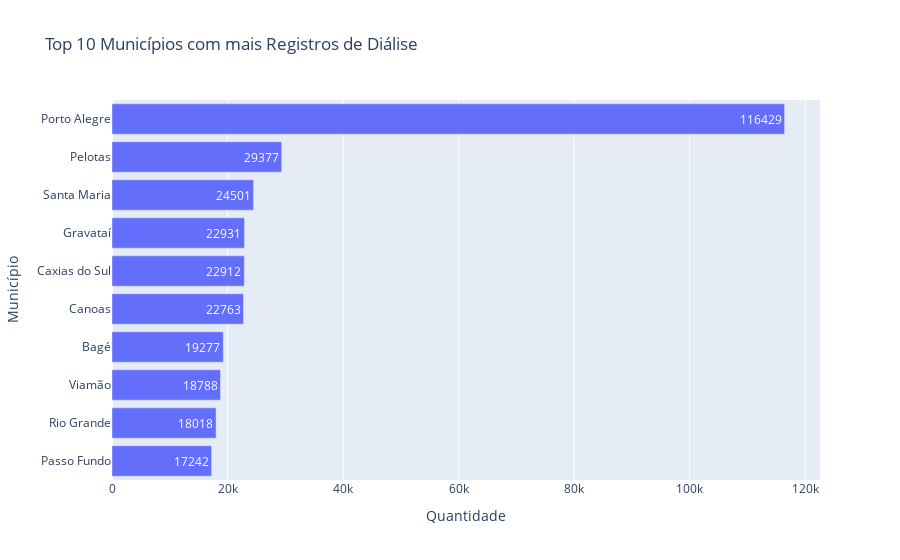

Here is the notebook cell this chart was saved with:
### Code cell
# Exemplo 1: Contagem por município (ajuste o nome da coluna)
top_municipios = df['MUNICIPIO'].value_counts().head(10).reset_index()
top_municipios.columns = ['Município', 'Quantidade']

fig = px.bar(
    top_municipios,
    x='Quantidade',
    y='Município',
    orientation='h',
    title='Top 10 Municípios com mais Registros de Diálise',
    text='Quantidade'
)
fig.update_layout(yaxis={'categoryorder': 'total ascending'})
fig.show()

### Figure 1 — Plotly figure (JSON) as saved in the notebook; plotly's stock layout.template omitted (floating-point values rounded to 4 significant figures)
{"data": [{"hovertemplate": "Quantidade=%{text}<br>Município=%{y}<extra></extra>", "legendgroup": "", "marker": {"color": "#636efa", "pattern": {"shape": ""}}, "name": "", "orientation": "h", "showlegend": false, "text": [116400.0, 29380.0, 24500.0, 22930.0, 22910.0, 22760.0, 19280.0, 18790.0, 18020.0, 17240.0], "textposition": "auto", "type": "bar", "x": [116429, 29377, 24501, 22931, 22912, 22763, 19277, 18788, 18018, 17242], "xaxis": "x", "y": ["Porto Alegre", "Pelotas", "Santa Maria", "Gravataí", "Caxias do Sul", "Canoas", "Bagé", "Viamão", "Rio Grande", "Passo Fundo"], "yaxis": "y"}], "layout": {"barmode": "relative", "legend": {"tracegroupgap": 0}, "title": {"text": "Top 10 Municípios com mais Registros de Diálise"}, "xaxis": {"anchor": "y", "domain": [0, 1], "title": {"text": "Quantidade"}}, "yaxis": {"anchor": "x", "categoryorder": "total ascending", "domain": [0, 1], "title": {"text": "Município"}}}}
